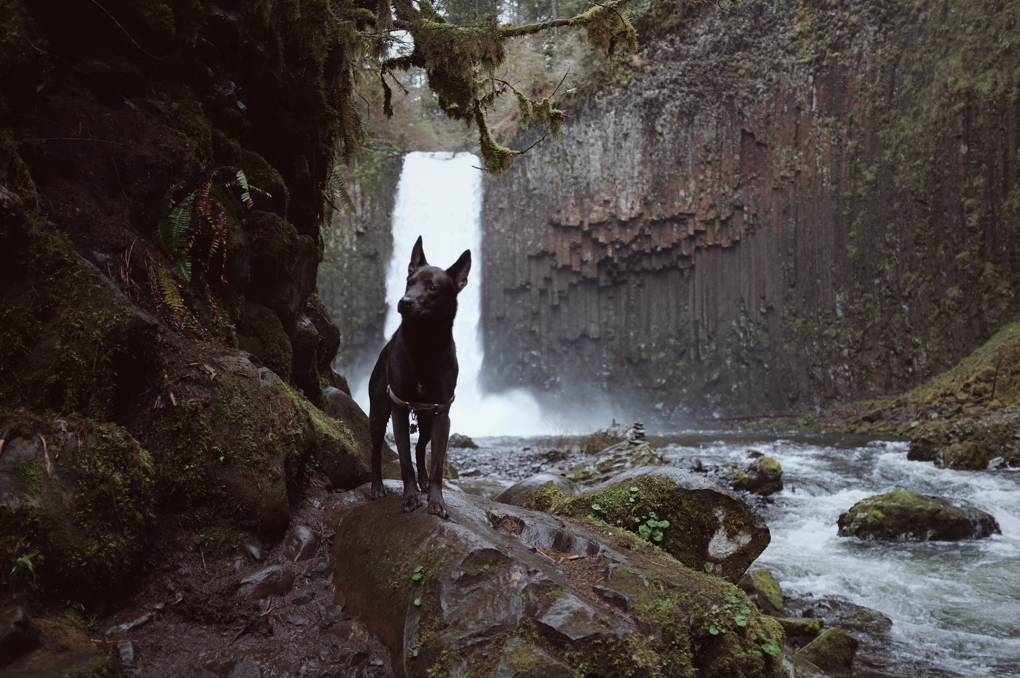
#> input picture 30980-02/chp4/data/0179.png, 1020 x 678 px
$ python adjust_brightness.py
#> lines starting #> are read from the running program, lines starting #| are printed output that depends on the picture
import cv2
import numpy as np
import matplotlib.pyplot as plt

# 读取图像
img = cv2.imread("data/0179.png")
#> img is the input picture: shape (678, 1020, 3); mean B, G, R 62.4, 64.9, 71.1

# 亮度因子，加k变亮，减k变暗
[averB, averG, averR] = np.array(cv2.mean(img))[:-1] / 3
#> averB = 20.8; averG = 21.62; averR = 23.69
k = np.ones((img.shape))
k[:, :, 0] *= averB
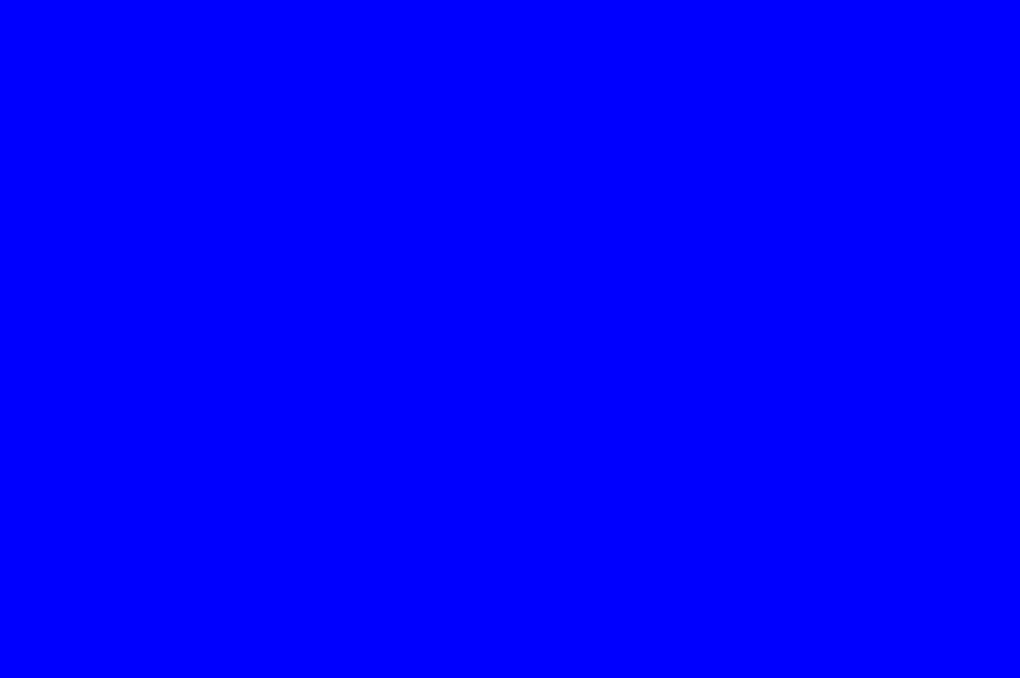
#> k: shape (678, 1020, 3) float64; mean of channels 0, 1, 2 20.8, 1, 1; drawn with min black and max white
k[:, :, 1] *= averG
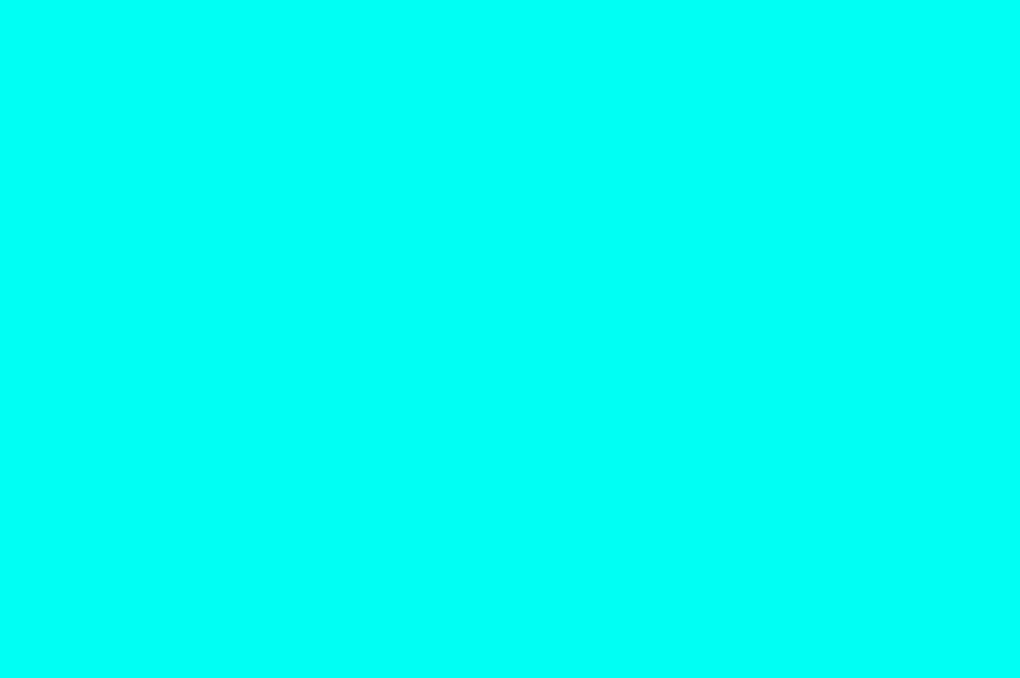
#> k: shape (678, 1020, 3) float64; mean of channels 0, 1, 2 20.8, 21.6, 1; drawn with min black and max white
k[:, :, 2] *= averR
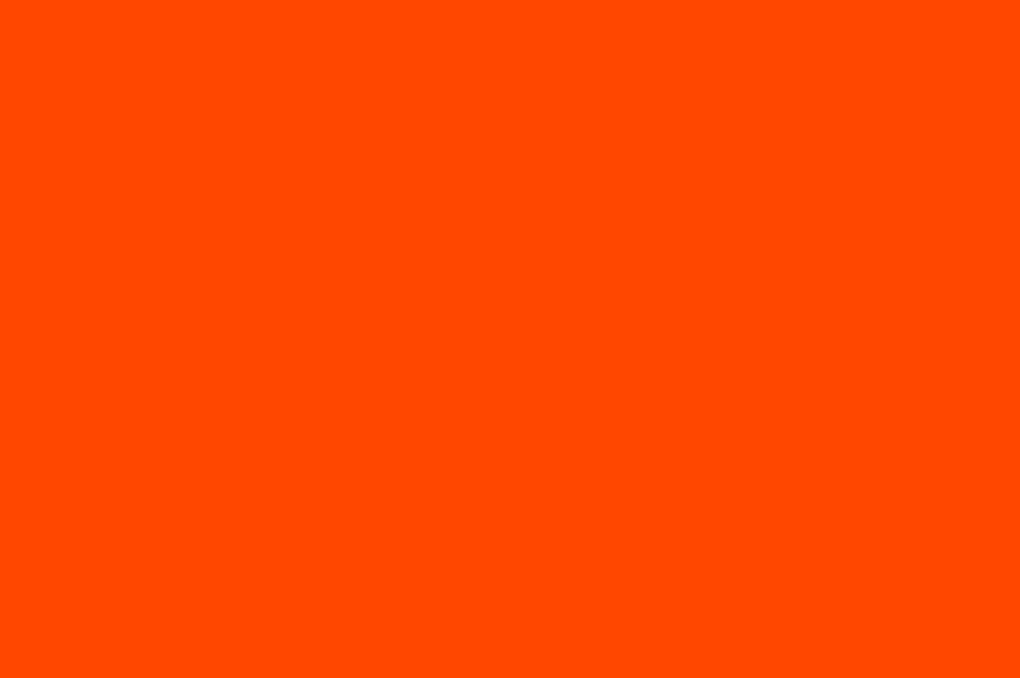
#> k: shape (678, 1020, 3) float64; mean of channels 0, 1, 2 20.8, 21.6, 23.7; drawn with min black and max white

lighten = img + k
lighten[lighten > 255] = 255
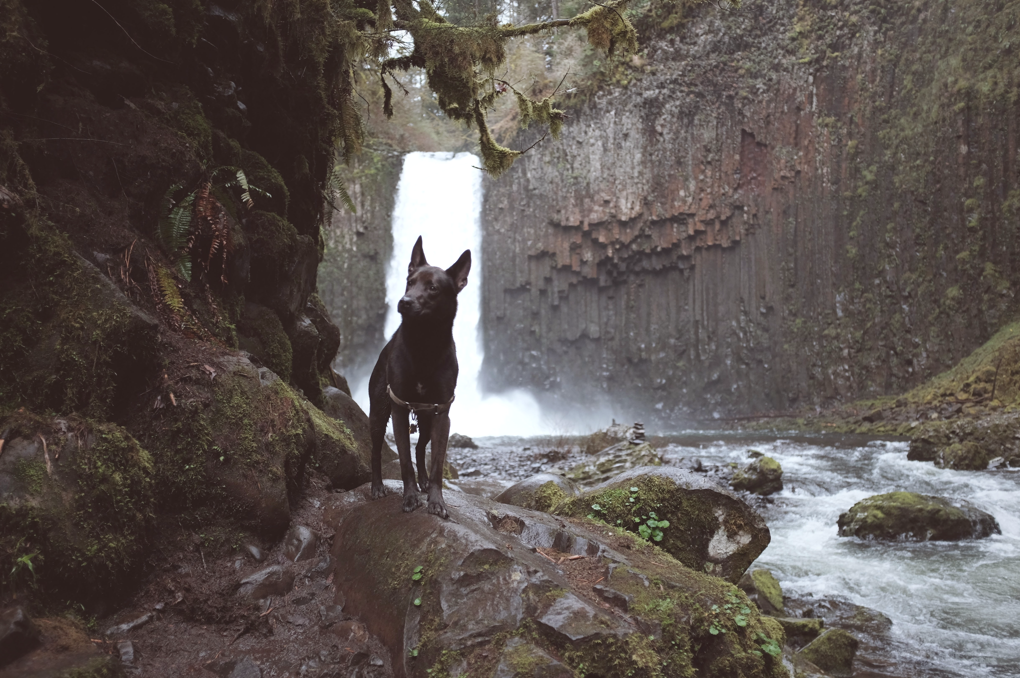
#> lighten: shape (678, 1020, 3) float64; mean B, G, R 83, 86.4, 94.8
lighten[lighten < 0] = 0
lighten = lighten.astype(np.uint8)

# 解决plt 中文显示问题
plt.rcParams['font.sans-serif'] = ['SimHei']
plt.rcParams['font.size'] = 30
# 全局设置输出图片大小 1920 x 1080 像素
plt.rcParams['figure.figsize'] = (19.2, 10.8)
imgs = [img, lighten]
titles = ["原始图像", "亮度增强"]

for i in range(2):
    img0 = plt.subplot(1, 2, i + 1)
    img0.set_title(titles[i])
    plt.imshow(imgs[i][:, :, ::-1]) #BGR->RGB
    plt.xticks([])
    plt.yticks([])
plt.tight_layout()
plt.show()
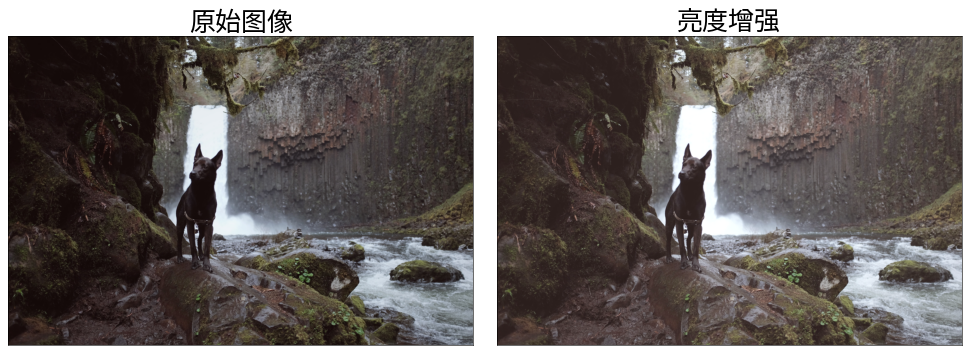
#> figure drawn by matplotlib, 2 panels

$ run again, with 30980-02/chp4/data/0678.png copied over 30980-02/chp4/data/0179.png
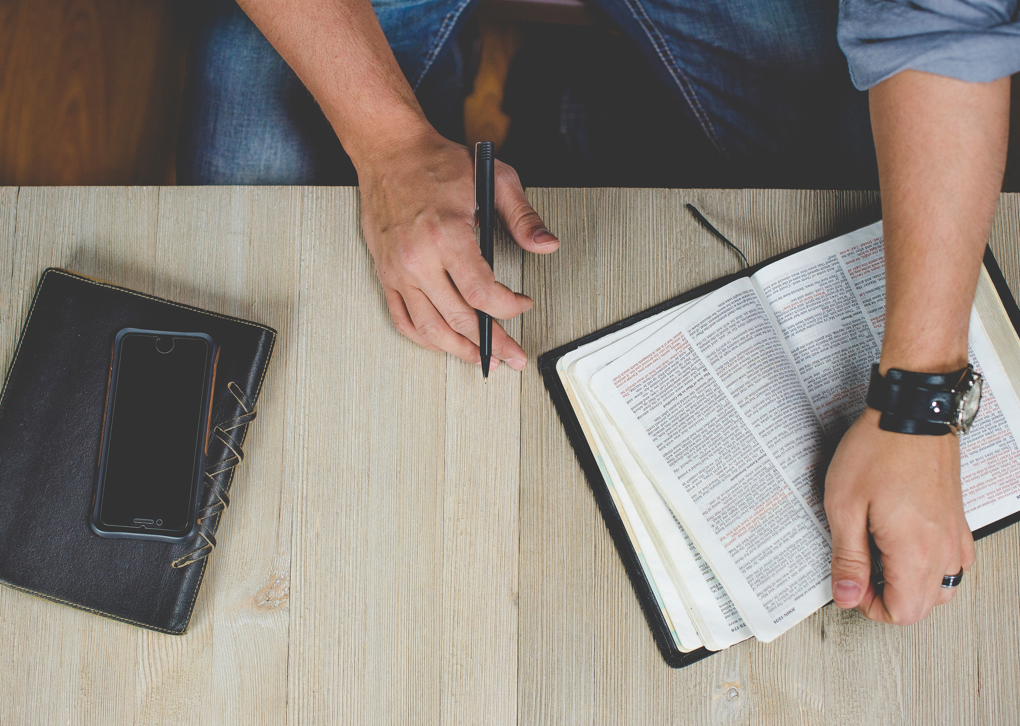
#> input picture 30980-02/chp4/data/0678.png, 1020 x 726 px
#> img is the input picture: shape (726, 1020, 3); mean B, G, R 126.9, 134.9, 144
#> averB = 42.29; averG = 44.97; averR = 48.02
#> `lighten[lighten > 255] = 255`:
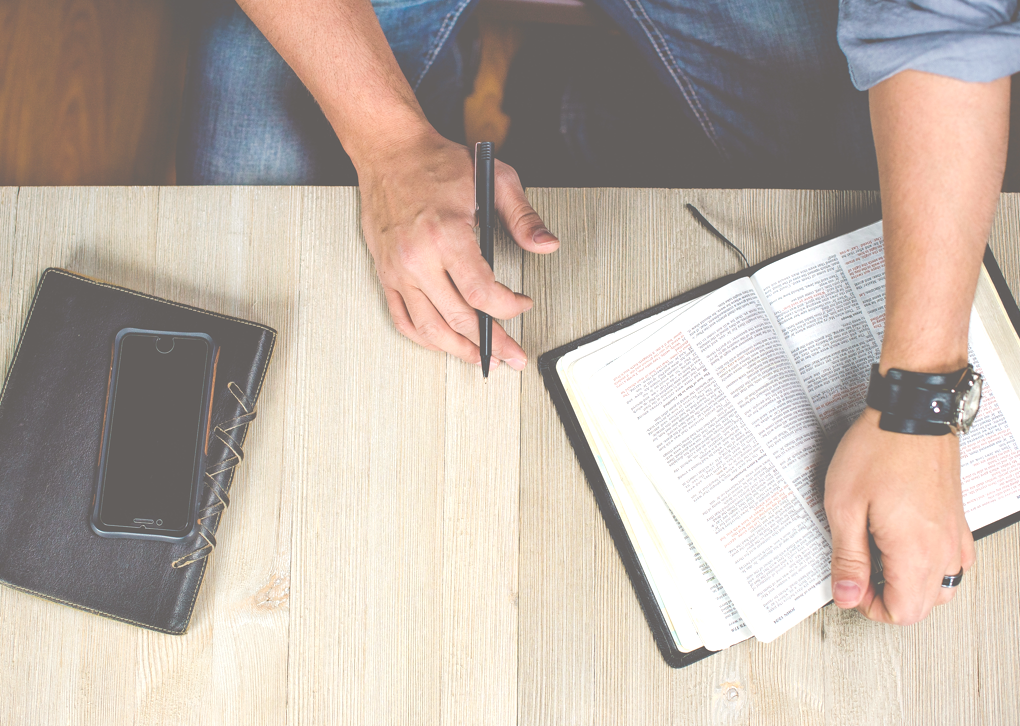
#> lighten: shape (726, 1020, 3) float64; mean B, G, R 168.3, 178.9, 191
#> `plt.show()`:
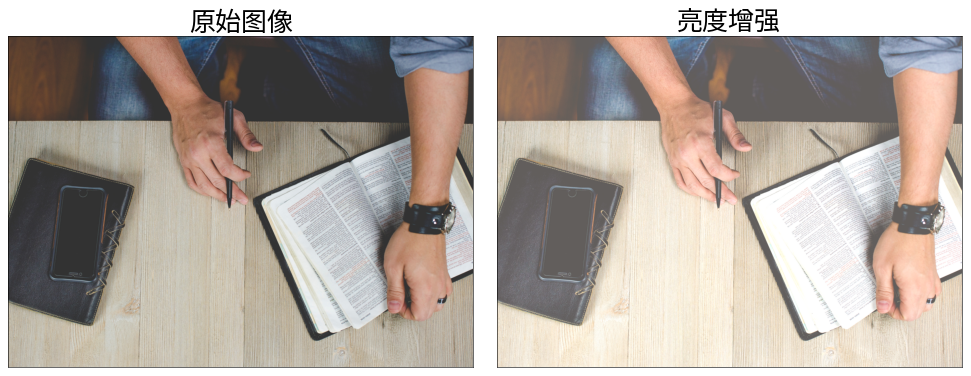
#> figure drawn by matplotlib, 2 panels
